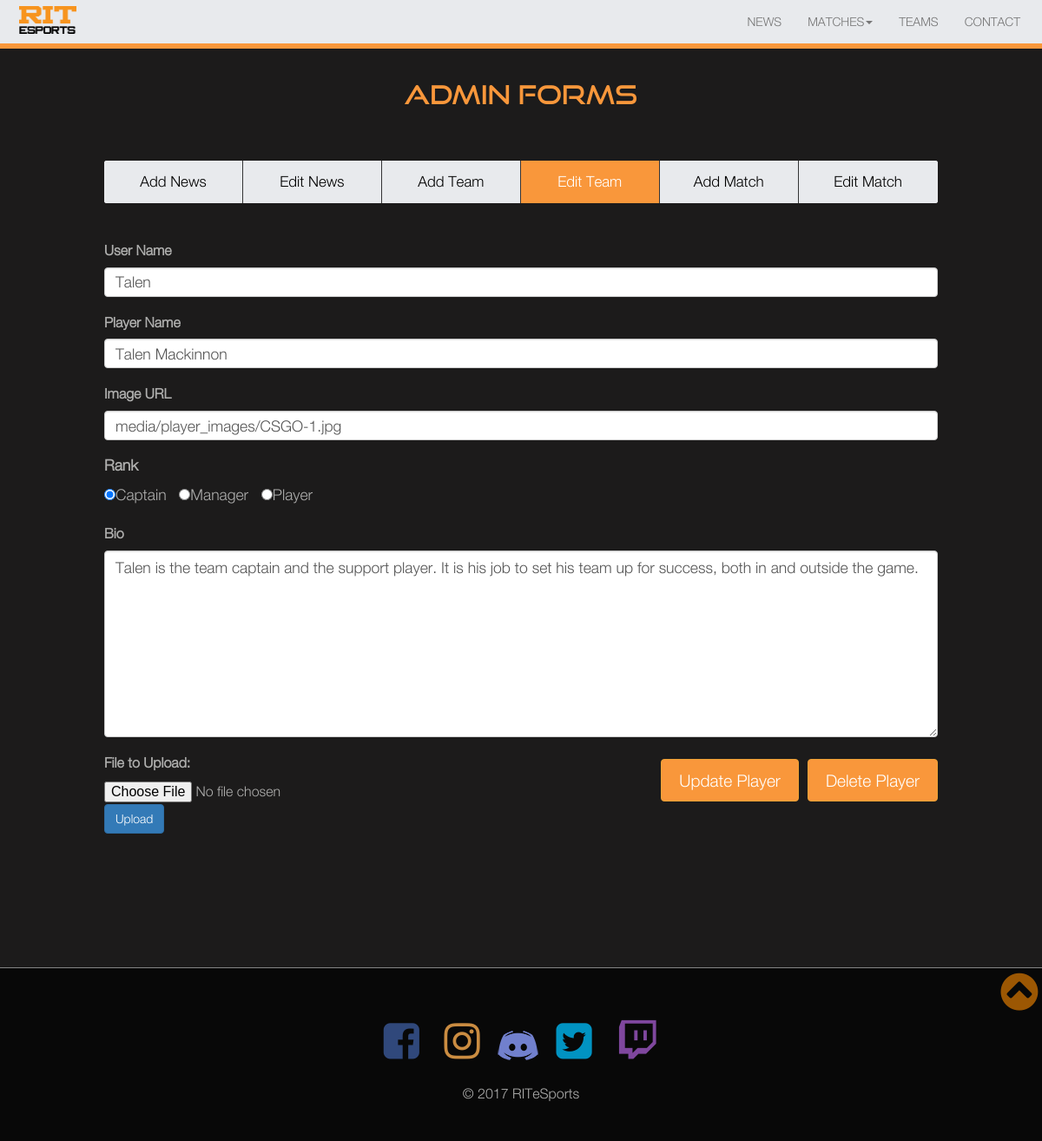
The page /admin_pages/admin_edit_teams.php?player_id=1 on the database as committed earlier.
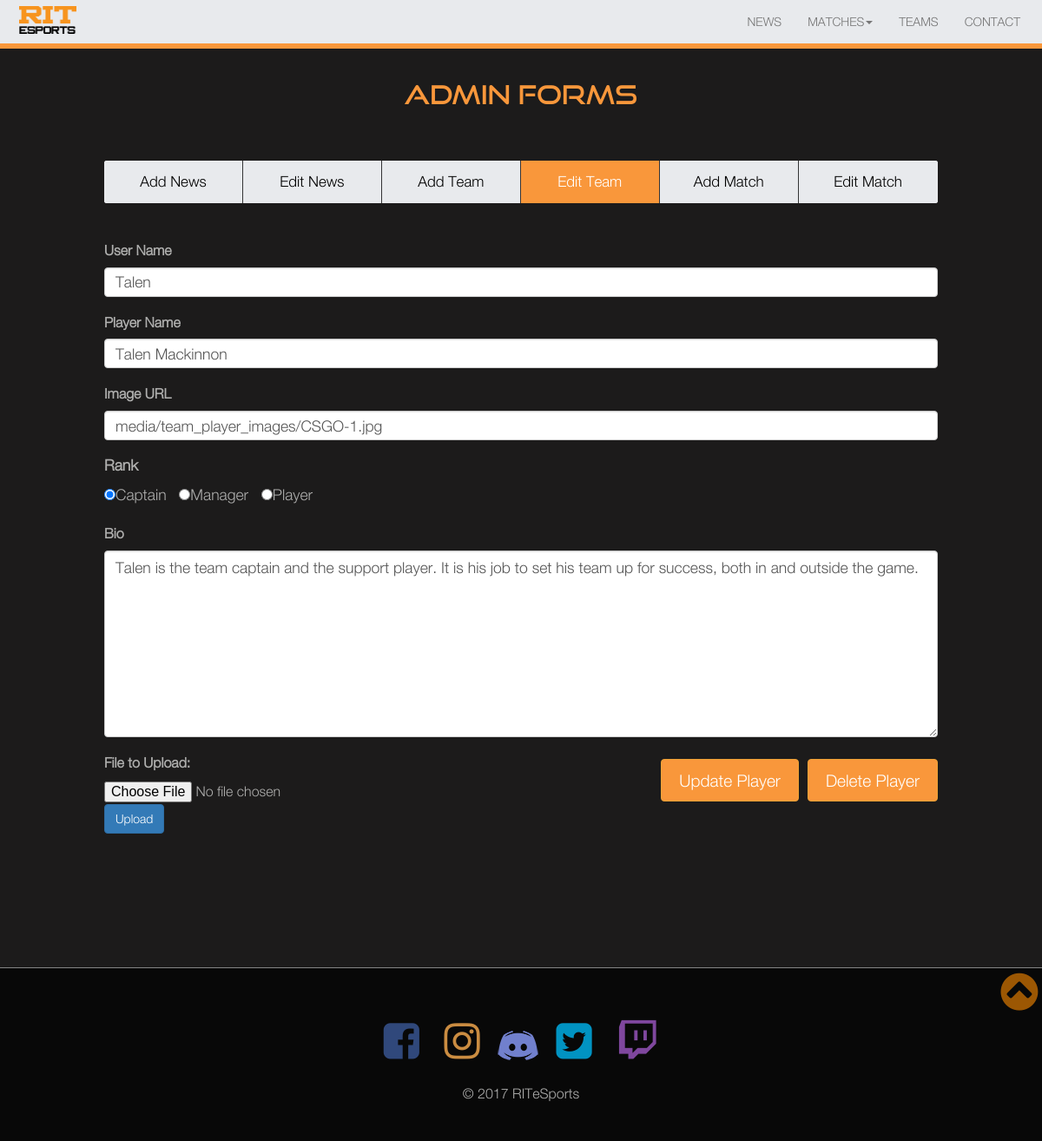
The same page on the database as committed later.
### tables this page shows
CREATE TABLE "PLAYERS" (
	`PLAYER_ID`	INTEGER NOT NULL PRIMARY KEY AUTOINCREMENT,
	`REAL_NAME`	TEXT NOT NULL,
	`USER_NAME`	TEXT NOT NULL,
	`TEAM_ID`	TEXT NOT NULL,
	`RANK`	INTEGER NOT NULL,
	`BIO`	TEXT DEFAULT 'Bio currently unavailable',
	`IMAGE_URL`	TEXT
);

### admin_pages/admin_edit_teams.php (the view, shortened to what this page needs)
<!DOCTYPE html>
<html lang="en">
<head>
  <?php include 'includes/head.php';?>
</head>
<body>
    <?php include 'includes/navmenu.php';?>
	<main class="content">
		<?php include 'includes/adminmenu.php';?>
        <div id="EditTeam" class="tabcontent">
			<?php
				$esports_db = new ESportsDB();
				$esports_db->exec("ATTACH DATABASE 'ESports.db' AS 'esports'");
				if(array_key_exists('player_id', $_GET) || array_key_exists('player_team_id', $_GET)){
					if(array_key_exists('player_id', $_GET))
					{
						$player_id = intval($_GET['player_id']);
					}
					else
					{
						$player_team_id = intval($_GET['player_team_id']);
						$player_id = 0;
					}
					$player_result = $esports_db->query("SELECT * FROM PLAYERS WHERE PLAYER_ID=$player_id");
					$player = $player_result->fetchArray(SQLITE3_ASSOC);
					$rank = $player['RANK'];
					echo "<form id='edit_player_form'>";
						echo "<div class='form-group'>";
							echo "<label for='edit_user_name'>User Name</label>";
							echo "<input type='text' class='form-control admin_input_text' rows='1' id='edit_user_name' value='$player[USER_NAME]' />";
						echo "</div>";
						echo "<div class='form-group'>";
							echo "<label for='edit_player_name'>Player Name</label>";
							echo "<input type='text' class='form-control admin_input_text' rows='1' id='edit_player_name' value='$player[REAL_NAME]' />";
						echo "</div>";
						echo "<div class='form-group'>";
							echo "<label for='edit_player_image'>Image URL</label>";
							echo "<input type='text' class='form-control admin_input_text' rows='1' id='edit_player_image' value='$player[IMAGE_URL]' />";
						echo "</div>";
						echo "<div class='form-group admin_input_text'>";
							echo "<label for='edit_player_rank'>Rank</label><br />";
							echo "<input type='radio' name='edit_player_rank' id='rank_captain' value='1'";
							if ($rank == '1') { echo "checked='checked'";};
							echo "/>Captain &nbsp; <input type='radio' name='edit_player_rank' id='rank_manager' value='2'";
							if ($rank == '2') { echo "checked='checked'";};
							echo "/>Manager &nbsp; <input type='radio' name='edit_player_rank' id='rank_player' value='0'";
							if ($rank != '1' && $rank != '2') { echo "checked='checked'";};
							echo " />Player &nbsp;";
						echo "</div>";
						echo "<div class='form-group'>";
							echo "<label for='edit_player_bio'>Bio</label>";
							echo "<textarea class='form-control admin_input_text' rows='8' id='edit_player_bio'>$player[BIO]</textarea>";
						echo "</div>";
						if ($player_id != 0)
						{
							echo "<button type='button' class='btn btn-warning admin_page_button' id='delete_player'>Delete Player</button>";
							echo "<button type='button' class='btn btn-warning admin_page_button' id='update_player'>Update Player</button>";
						}else
						{
							echo "<button type='button' class='btn btn-warning admin_page_button' id='update_player'>Add Player</button>";
						}
					echo "</form>";
				}
			?>
        </div>
	<form action="upload_images_teams.php" enctype="multipart/form-data" class="form-horizontal" method="post">
      <label for ="email">File to Upload:</label>
     <input type="file" name="fileToUpload" id="fileToUpload" onChange="uploadOnChange(this)">
   <button class="btn btn-primary upload-image">Upload</button>
  </form>
</main>
    <?php include 'includes/footer.php';?>
</body>
</html>

Rows that differ between the two databases and show on the page:
changed players "Talen": IMAGE_URL "media/player_images/CSGO-1.jpg" → "media/team_player_images/CSGO-1.jpg"
